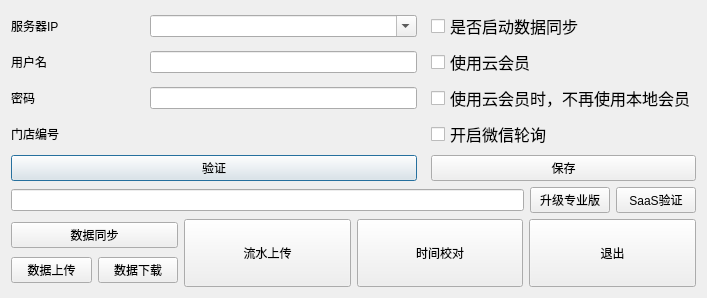
<?xml version="1.0" encoding="UTF-8"?>
<ui version="4.0">
 <class>w_sys_manage_cloudsync_with_time</class>
 <widget class="QDialog" name="w_sys_manage_cloudsync_with_time">
  <property name="geometry">
   <rect>
    <x>0</x>
    <y>0</y>
    <width>707</width>
    <height>298</height>
   </rect>
  </property>
  <property name="windowTitle">
   <string>Dialog</string>
  </property>
  <layout class="QVBoxLayout" name="verticalLayout_2">
   <item>
    <layout class="QGridLayout" name="gridLayout">
     <item row="0" column="4">
      <widget class="QCheckBox" name="checkBox_isyunrun">
       <property name="styleSheet">
        <string notr="true">font:12pt;</string>
       </property>
       <property name="text">
        <string>是否启动数据同步</string>
       </property>
      </widget>
     </item>
     <item row="1" column="4">
      <widget class="QCheckBox" name="checkBox_yun_member">
       <property name="styleSheet">
        <string notr="true">font:12pt;</string>
       </property>
       <property name="text">
        <string>使用云会员</string>
       </property>
      </widget>
     </item>
     <item row="3" column="4">
      <widget class="QCheckBox" name="checkBox_yun_wxpolling">
       <property name="styleSheet">
        <string notr="true">font:12pt;</string>
       </property>
       <property name="text">
        <string>开启微信轮询</string>
       </property>
      </widget>
     </item>
     <item row="2" column="4">
      <widget class="QCheckBox" name="checkBox_yun_member_2">
       <property name="styleSheet">
        <string notr="true">font:12pt;</string>
       </property>
       <property name="text">
        <string>使用云会员时，不再使用本地会员</string>
       </property>
      </widget>
     </item>
     <item row="0" column="1" colspan="2">
      <widget class="QComboBox" name="comboBox_ip">
       <property name="editable">
        <bool>true</bool>
       </property>
      </widget>
     </item>
     <item row="1" column="0">
      <widget class="QLabel" name="label_user">
       <property name="text">
        <string>用户名</string>
       </property>
      </widget>
     </item>
     <item row="0" column="0">
      <widget class="QLabel" name="label_2">
       <property name="text">
        <string>服务器IP</string>
       </property>
      </widget>
     </item>
     <item row="1" column="1" colspan="2">
      <widget class="QLineEdit" name="lineEdit_user"/>
     </item>
     <item row="3" column="0">
      <widget class="QLabel" name="label">
       <property name="text">
        <string>门店编号</string>
       </property>
      </widget>
     </item>
     <item row="3" column="1" colspan="2">
      <widget class="QLabel" name="label_orgCode">
       <property name="text">
        <string/>
       </property>
      </widget>
     </item>
     <item row="2" column="0">
      <widget class="QLabel" name="label_password">
       <property name="text">
        <string>密码</string>
       </property>
      </widget>
     </item>
     <item row="2" column="1" colspan="2">
      <widget class="QLineEdit" name="lineEdit_password">
       <property name="echoMode">
        <enum>QLineEdit::Password</enum>
       </property>
      </widget>
     </item>
     <item row="4" column="0" colspan="3">
      <widget class="QPushButton" name="pushButton_user_check">
       <property name="text">
        <string>验证</string>
       </property>
      </widget>
     </item>
     <item row="4" column="4">
      <widget class="QPushButton" name="pushButton_ok">
       <property name="text">
        <string>保存</string>
       </property>
      </widget>
     </item>
     <item row="0" column="3" rowspan="5">
      <widget class="QLabel" name="label_3">
       <property name="minimumSize">
        <size>
         <width>2</width>
         <height>0</height>
        </size>
       </property>
       <property name="maximumSize">
        <size>
         <width>2</width>
         <height>16777215</height>
        </size>
       </property>
       <property name="text">
        <string/>
       </property>
       <property name="outer_stylesheet" stdset="0">
        <string>line_div_h</string>
       </property>
      </widget>
     </item>
    </layout>
   </item>
   <item>
    <layout class="QHBoxLayout" name="horizontalLayout_3">
     <item>
      <widget class="QLineEdit" name="lineEdit_saas">
       <property name="echoMode">
        <enum>QLineEdit::Password</enum>
       </property>
      </widget>
     </item>
     <item>
      <widget class="public_pushbuton_SAA" name="pushButton_saasNot2AA">
       <property name="text">
        <string>升级专业版</string>
       </property>
      </widget>
     </item>
     <item>
      <widget class="public_pushbuton_SAA" name="pushButton_saas_verfy">
       <property name="text">
        <string>SaaS验证</string>
       </property>
      </widget>
     </item>
    </layout>
   </item>
   <item>
    <layout class="QHBoxLayout" name="horizontalLayout_2">
     <item>
      <layout class="QVBoxLayout" name="verticalLayout">
       <item>
        <widget class="QPushButton" name="pushButton_data_keep">
         <property name="text">
          <string>数据同步</string>
         </property>
        </widget>
       </item>
       <item>
        <layout class="QHBoxLayout" name="horizontalLayout">
         <item>
          <widget class="QPushButton" name="pushButton_upload">
           <property name="text">
            <string>数据上传</string>
           </property>
          </widget>
         </item>
         <item>
          <widget class="QPushButton" name="pushButton_download">
           <property name="text">
            <string>数据下载</string>
           </property>
          </widget>
         </item>
        </layout>
       </item>
      </layout>
     </item>
     <item>
      <widget class="QPushButton" name="pushButton_flow_upload">
       <property name="sizePolicy">
        <sizepolicy hsizetype="Minimum" vsizetype="Expanding">
         <horstretch>0</horstretch>
         <verstretch>0</verstretch>
        </sizepolicy>
       </property>
       <property name="text">
        <string>流水上传</string>
       </property>
      </widget>
     </item>
     <item>
      <widget class="QPushButton" name="pushButton_timecheck">
       <property name="sizePolicy">
        <sizepolicy hsizetype="Minimum" vsizetype="Expanding">
         <horstretch>0</horstretch>
         <verstretch>0</verstretch>
        </sizepolicy>
       </property>
       <property name="text">
        <string>时间校对</string>
       </property>
      </widget>
     </item>
     <item>
      <widget class="QPushButton" name="pushButton_exit">
       <property name="sizePolicy">
        <sizepolicy hsizetype="Minimum" vsizetype="Expanding">
         <horstretch>0</horstretch>
         <verstretch>0</verstretch>
        </sizepolicy>
       </property>
       <property name="text">
        <string>退出</string>
       </property>
      </widget>
     </item>
    </layout>
   </item>
  </layout>
 </widget>
 <customwidgets>
  <customwidget>
   <class>public_pushbuton_SAA</class>
   <extends>QPushButton</extends>
   <header>public_pushbuton_saa.h</header>
  </customwidget>
 </customwidgets>
 <resources/>
 <connections/>
</ui>
